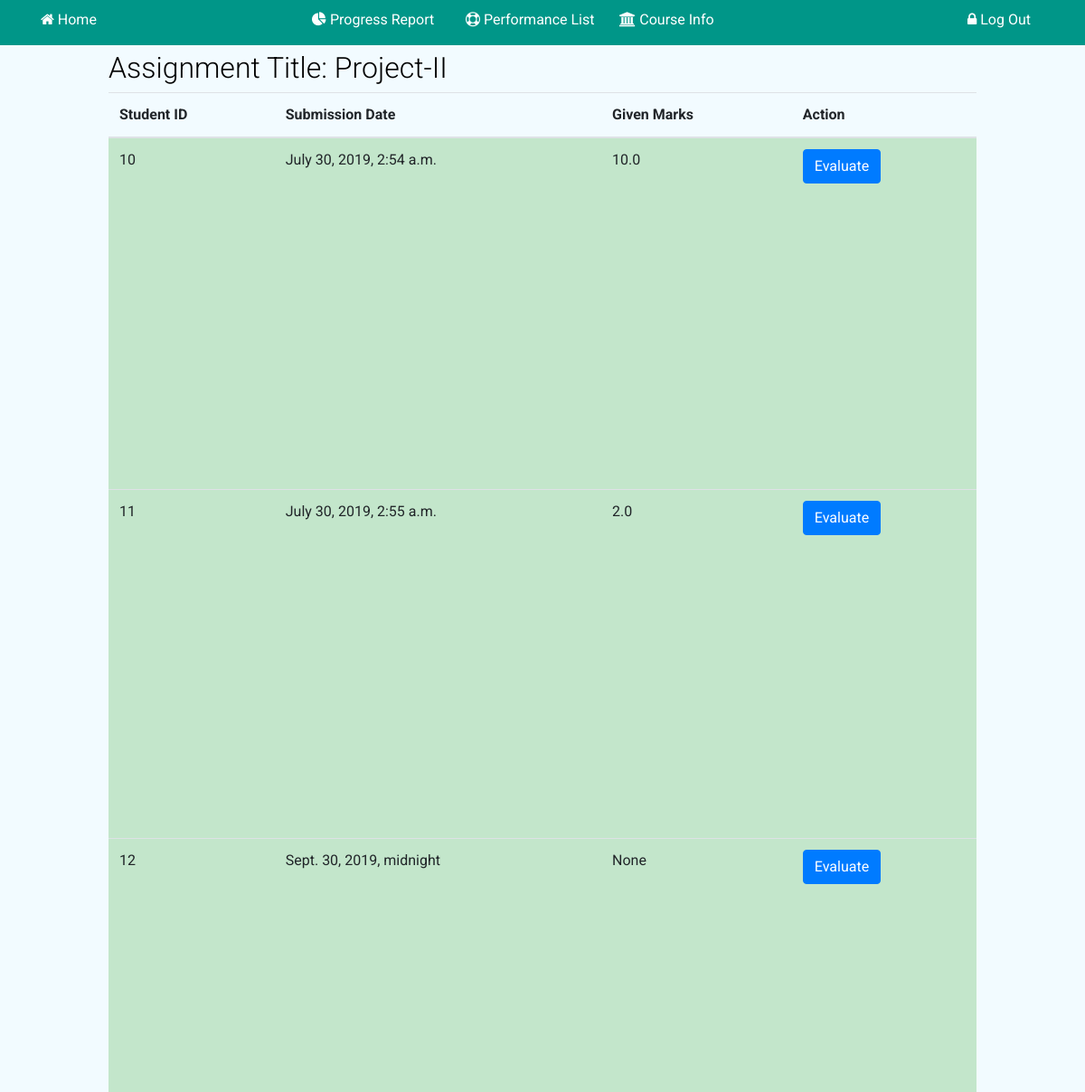
Page /assignments/allsubmissions/1/ on the committed database.
### assignments/models.py (models this page shows, shortened)
class Assignments(models.Model):
    course=models.ForeignKey(Courses,on_delete=models.CASCADE)
    title=models.CharField(max_length=100)
    details=models.CharField(max_length=300)
    deadline=models.DateTimeField( null=True)
    totalmarks=models.IntegerField(null=True)

class Submissions(models.Model):
    assignmentid = models.ForeignKey(Assignments, on_delete=models.CASCADE)
    studentid = models.CharField(max_length=50)
    ans = models.CharField(max_length=400)
    submissiondate = models.DateTimeField()
    givenmarks = models.FloatField(null=True)
    feedback = models.CharField(max_length=200,null=True)

### assignments/views.py (the view)
# urls.py: path('allsubmissions/<assid>/', views.allsubmissions, name='allsubmissions'),
def allsubmissions(request, assid):
    global assignmentid
    assignmentid=assid
    allsubmission = Submissions.objects.filter(assignmentid=assid)
    assignmenttitle = Assignments.objects.only('title').get(pk=assid).title
    context={
        'submissions':allsubmission,
        'asstitle':assignmenttitle,
        'course': course,
        'user': user
    }
    return render(request,'submissions.html',context)

### assignments/templates/submissions.html (shortened to what this page needs)
{% include 'web/base.html' %}
<!DOCTYPE html>
{% load static %}
<html lang="en">
<head>
</head>
<body style="background-color:#f2fbff;">
    <section  style="width: 80%;margin-left:auto; margin-right: auto">
  <h1>All Submissions</h1>
      <h2>Assignment Title: <span>{{asstitle}}</span></h2>
  <div class="">
    <table  class="table table-hover" style="width: 80%;">
      <thead>
        <tr>
          <th>Student ID</th>
          <th>Submission Date</th>
          <th>Given Marks</th>
          <th>Action</th>
        </tr>
      </thead>
      <tbody>
      {% for submission in submissions %}
        <tr class="table-success" style="height: 5px">
          <td>{{submission.studentid}}</td>
          <td>{{submission.submissiondate}}</td>
          <td>{{submission.givenmarks}}</td>
          <td><a class="btn btn-primary" href="/assignments/evaluate/{{submission.id}}">Evaluate</a> </td>
        </tr>
      {% endfor %}
      </tbody>
    </table>
  </div>
</section>
</body>
</html>

### web/static/assets/style.css (style rules this page uses)
* { margin: 0; padding: 0; }
h1, h2, h3, h4, h5, h6 { font-weight: 300; font-family: 'Roboto', sans-serif; color: #000; }
body, p { color: #000; font-family: 'Roboto', sans-serif; }
a, a:hover, a:focus { -webkit-transition: all 500ms ease 0s; transition: all 500ms ease 0s; text-decoration: none; outline: none; font-weight: 400; color: #000; font-family: 'Roboto', sans-serif; }
.table { display: table; z-index: 9; position: absolute; width: 100%; height: 100%; margin-bottom: 0; }

### web/static/assets/css/classy-nav.css (style rules this page uses)
* { margin: 0; padding: 0; }
body { font-family: "Roboto", sans-serif; background-color: #f4f7f8; }

### rows in the picture
Assignments: title "Project-II"
Submissions: studentid "10", submissiondate "July 30, 2019, 2:54 a.m.", givenmarks "10.0"
Submissions: studentid "11", submissiondate "July 30, 2019, 2:55 a.m.", givenmarks "2.0"
Submissions: studentid "12", submissiondate "Sept. 30, 2019, midnight", givenmarks "None"
